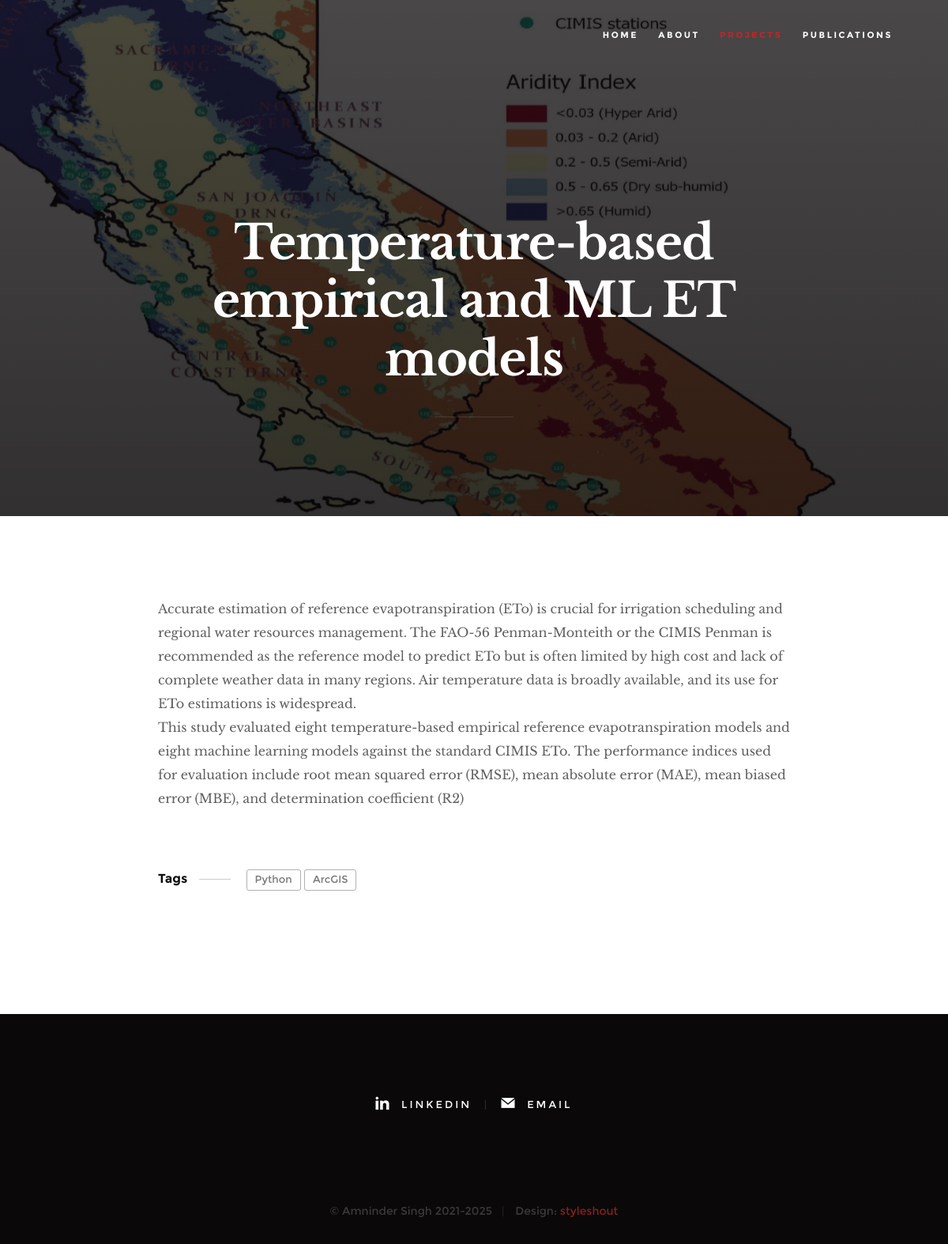
The app's page /project/5/ with its own data.
### home/models.py (models this page shows, shortened)
class Project(models.Model):
    title = models.CharField(max_length=200)
    description = models.TextField(null=True, blank=True)
    featured_image = models.ImageField(null=True, blank=True, default="default.jpg")
    image1 = models.ImageField(null=True, blank=True, default="default.jpg")
    image2 = models.ImageField(null=True, blank=True, default="default.jpg")
    image3 = models.ImageField(null=True, blank=True, default="default.jpg")
    project_link = models.TextField(max_length=500, null=True, blank=True)
    publication_link = models.TextField(max_length=2000, null=True, blank=True)
    tags = models.ManyToManyField("Tag", blank=True)
    created = models.DateTimeField(auto_now_add=True)
    class Meta:
        ordering = ["-created"]

class Tag(models.Model):
    name = models.CharField(max_length=200)
    def __str__(self):
        return self.name

### home/views.py (the view)
# urls.py: path('project/<int:pk>/', views.project, name = "project")
def project(request, pk):
    projectObj = Project.objects.get(id=pk)
    return render(request, 'single-project.html', {'project': projectObj})

### templates/single-project.html (shortened to what this page needs)
{% load static %}
<!DOCTYPE html>
<html class="no-js" lang="en">
<head>
    <link rel="stylesheet" href="{% static 'css/base.css' %}">
    <link rel="stylesheet" href="{% static 'css/vendor.css' %}">
    <link rel="stylesheet" href="{% static 'css/main.css' %}">
</head>
<body id="top">
    <header class="s-header">
        <nav class="header-nav-wrap">
            <ul class="header-nav">
                <li><a href="{% url 'home' %}" title="home">Home</a></li>
                <li><a href="{% url 'home' %}#about" title="about">About</a></li>
                <li class="current"><a href="{% url 'home' %}#projects" title="projects">Projects</a></li>
                <li><a href="{% url 'home' %}#publications" title="publications">Publications</a></li>
            </ul>
        </nav>
    </header>
    <article class="blog-single">
        <div class="page-header page-header--single page-hero" style="background-image:url({{project.featured_image.url}});">
            <div class="row page-header__content narrow">
                <article class="col-full">
                    <div class="page-header__info">
                    </div>
                    <h1 class="page-header__title">
                        <a href="#0" title="">
                            {{project.title}}
                        </a>
                    </h1>
                    <ul class="page-header__meta">
                    </ul>
                </article>
            </div>
        </div>
        <div class="row blog-content">
            <div class="col-full blog-content__main">
                <p> {{project.description|urlize|linebreaks}}</p>
                <p class="blog-content__tags">
                    <span>Tags</span>
                    {% for tag in project.tags.all %}
                    <span class="blog-content__tag-list">
                        <a>{{tag}}</a>
                    </span>
                    {% endfor %}
                </p>
            </div>
        </div>
    </article>
    <footer>
        <div class="row">
            <div class="col-full">
                <ul class="footer-social">
                    <li><a href="https://www.linkedin.com/in/amninder-singh/" target="_blank">
                        <i class="im im-linkedin" aria-hidden="true"></i>
                        <span>LinkedIn</span>
                    </a></li>
                    <li><a href="mailto:asing075@ucr.edu">
                        <i class="im im-mail" aria-hidden="true"></i>
                        <span>Email</span>
                    </a></li>
                </ul>
            </div>
        </div>
        <div class="row footer-bottom">
            <div class="col-twelve">
                <div class="copyright">
                    <span>© Amninder Singh 2021-2025</span>
                    <span>Design: <a href="https://www.styleshout.com/">styleshout</a></span>
                </div>
            </div>
        </div>
    </footer>
</body>
</html>

### static/css/base.css (style rules this page uses)
html { font-family: sans-serif; line-height: 1.15; -ms-text-size-adjust: 100%; -webkit-text-size-adjust: 100%; }
body { margin: 0; }
article, aside, footer, header, nav, section { display: block; }
h1 { font-size: 2em; margin: 0.67em 0; }
a { background-color: transparent; -webkit-text-decoration-skip: objects; }
html { font-size: 62.5%; box-sizing: border-box; }
*, *::before, *::after { box-sizing: inherit; }
body { font-weight: normal; line-height: 1; word-wrap: break-word; text-rendering: optimizeLegibility; -webkit-overflow-scrolling: touch; -webkit-text-size-adjust: none; }
body, input, button { -moz-osx-font-smoothing: grayscale; -webkit-font-smoothing: antialiased; }
div, dl, dt, dd, ul, ol, li, h1, h2, h3, h4, h5, h6, pre, form, p, blockquote, th, td { margin: 0; padding: 0; }
h1, h2, h3, h4, h5, h6 { -webkit-font-smoothing: auto; -webkit-font-smoothing: antialiased; -webkit-font-variant-ligatures: common-ligatures; -moz-font-variant-ligatures: common-ligatures; font-variant-ligatures: common-ligatures; text-rendering: optimizeLegibility; }
em, i { font-style: italic; line-height: inherit; }
ol, ul { list-style: none; }
li { display: block; }
a { text-decoration: none; line-height: inherit; }
.row { width: 94%; max-width: 1200px; margin: 0 auto; }
.row:after { content: ""; display: table; clear: both; }
[class*="col-"] { float: left; }
[class*="col-"] { padding: 0 20px; }
.col-twelve, .col-full { width: 100%; }
@media only screen and (max-width: 1200px) { [class*="col-"] { padding: 0 15px; } }

### records on screen
Project: featured_image (picture), title "Temperature-based empirical and ML ET models", description "Accurate estimation of reference evapotranspiration (ETo) is crucial for irrigation scheduling and regional water resources management. The FAO-56 Penman-Monteith or the CIMIS Penman is recommended as the reference model to predict ETo but is often limited by high cost and lack of complete weather data in many regions. Air temperature data is broadly available, and its use for ETo estimations is widespread. This study evaluated eight temperature-based empirical reference evapotranspiration models and eight machine learning models against the standard CIMIS ETo. The performance indices used for evaluation include root mean squared error (RMSE), mean absolute error (MAE), mean biased error…"
Tag: name "Python"
Tag: name "ArcGIS"
